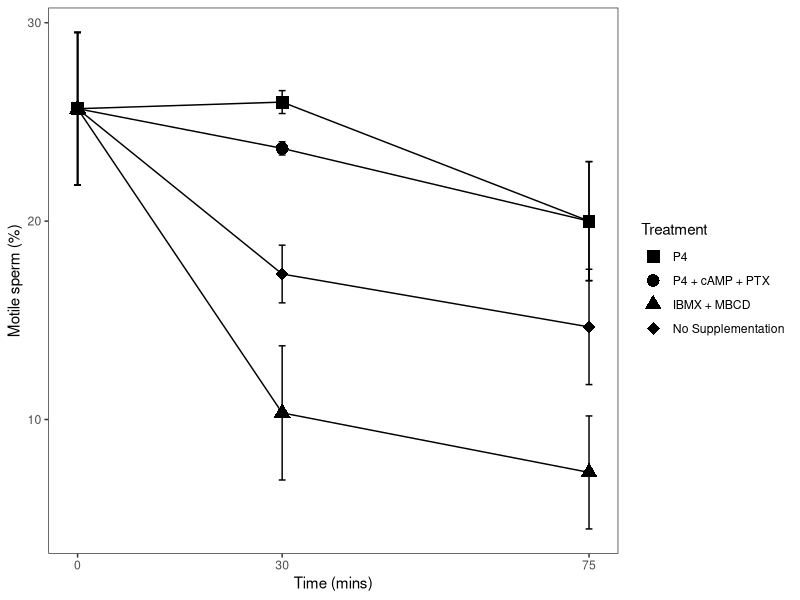
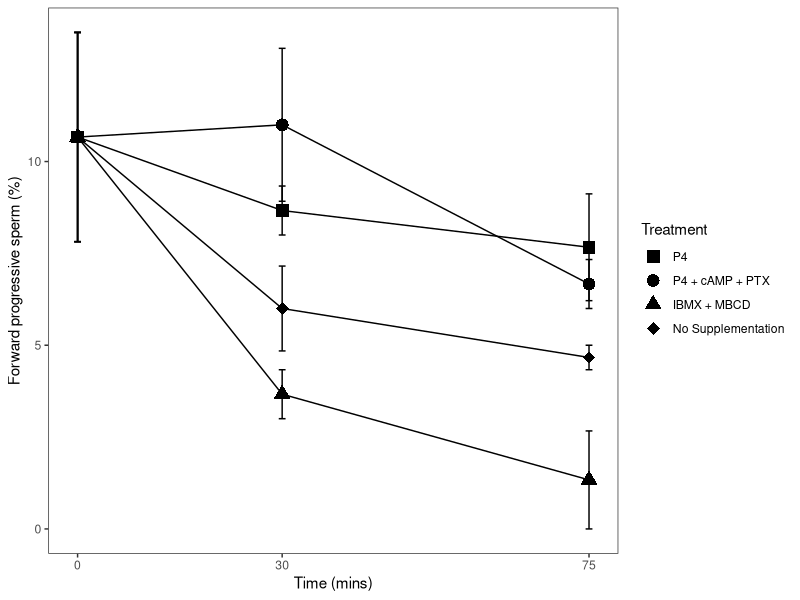
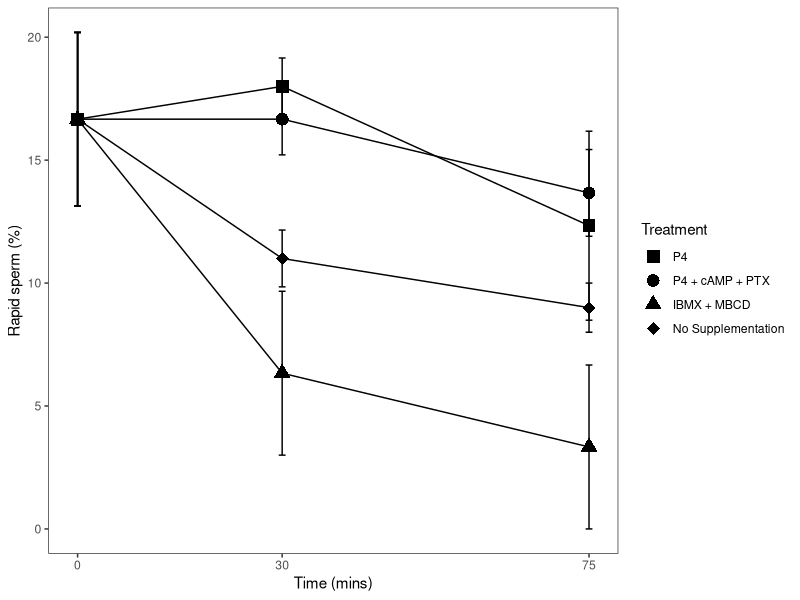
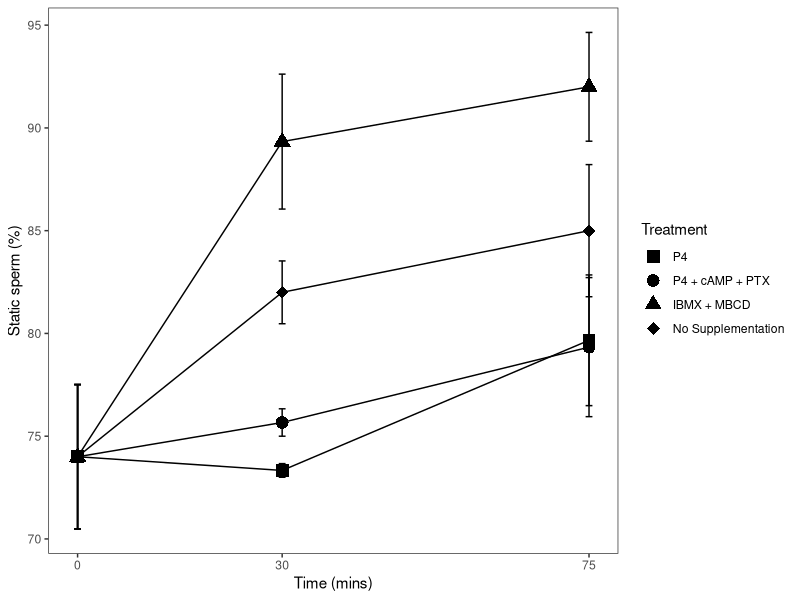
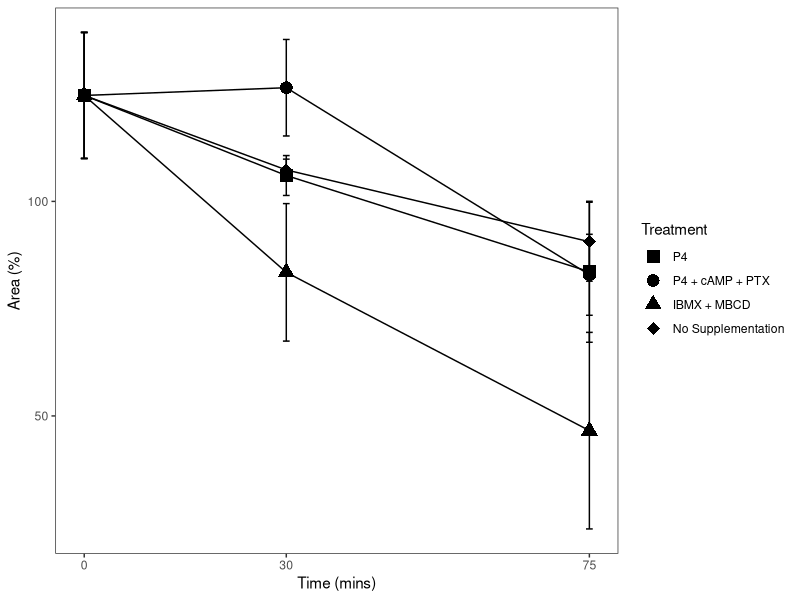
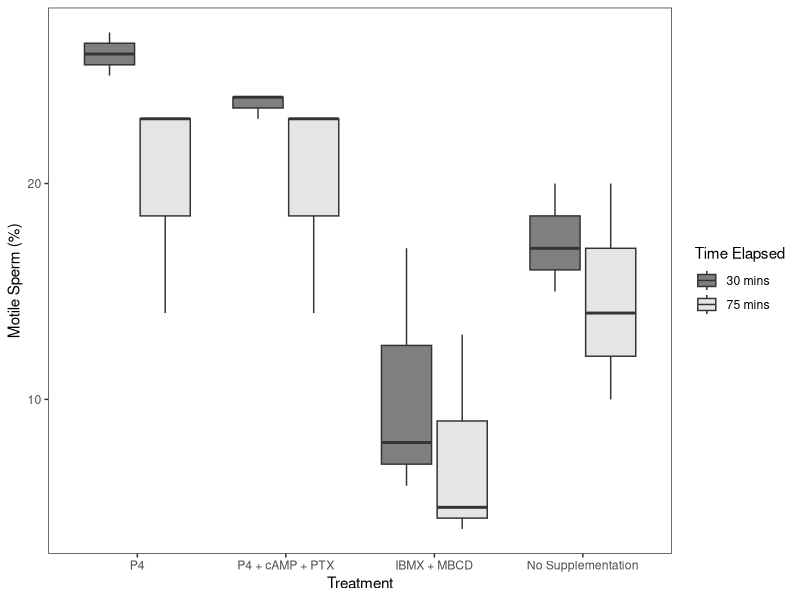
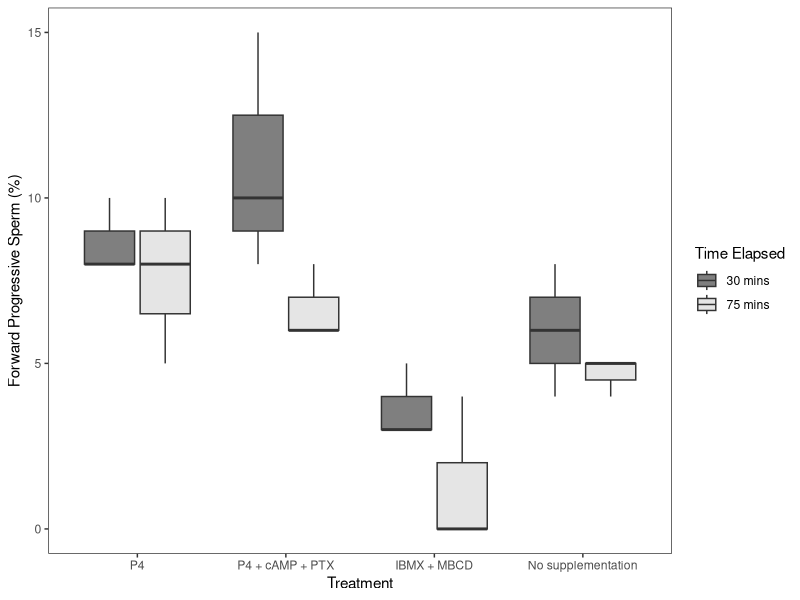
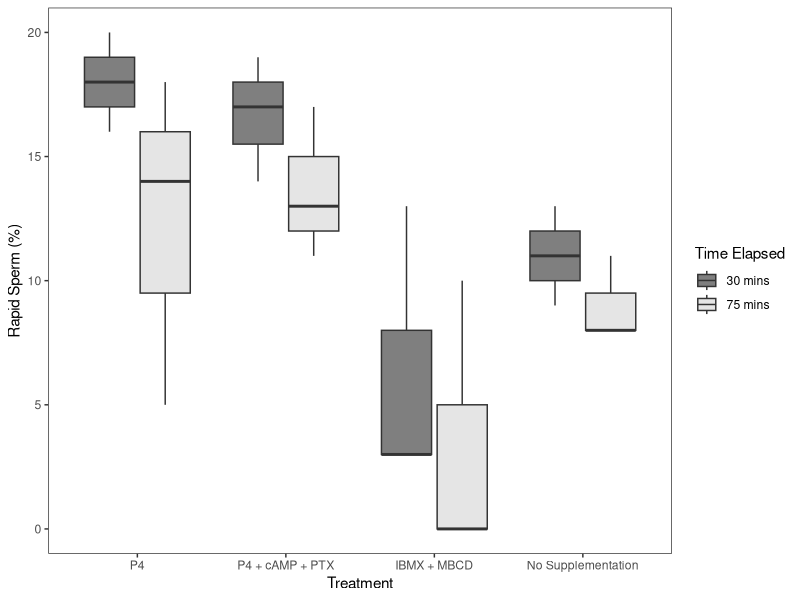

The R script that drew these images, in order:
casa = read.table("CASA.csv", sep = ",", header = T)

install.packages("rstatix")

library(ggplot2)
library(rstatix)
library(tidyverse)

casa$DUNNART = as.factor(casa$DUNNART)
casa = casa[-c(28:39),]
casa.trim = subset(casa, TIME != 0)
casa.trim$TIME = as.factor(casa.trim$TIME)

casa.0alt = rbind(casa, casa[rep(1, 3), ])

casa.0alt$TREATMENT[1] = 1
casa.0alt$TREATMENT[28] = 2
casa.0alt$TREATMENT[29] = 3
casa.0alt$TREATMENT[30] = 4

casa.0alt = rbind(casa.0alt, casa.0alt[rep(10, 3), ])

casa.0alt$TREATMENT[10] = 1
casa.0alt$TREATMENT[31] = 2
casa.0alt$TREATMENT[32] = 3
casa.0alt$TREATMENT[33] = 4

casa.0alt = rbind(casa.0alt, casa.0alt[rep(19, 3), ])

casa.0alt$TREATMENT[19] = 1
casa.0alt$TREATMENT[34] = 2
casa.0alt$TREATMENT[35] = 3
casa.0alt$TREATMENT[36] = 4

# Two-way Repeated Measures ANOVA 
# Treatment and Time are both repeated elements of the ID Dunnart

######################### Motility #########################
mot.aov <- anova_test(
  data = casa.trim, dv = MOTILE, wid = DUNNART,
  within = c(TREATMENT,TIME)
)
get_anova_table(mot.aov)
mot.aov$CASA = "MOTILE"

# Pairwise comparisons for time variable
casa.trim %>%
  group_by(TREATMENT) %>%
  pairwise_t_test(
    MOTILE ~ TIME, paired = TRUE, 
    p.adjust.method = "fdr"
  )
# Pairwise comparisons for time variable
casa.trim %>%
  group_by(TIME) %>%
  pairwise_t_test(
    MOTILE ~ TREATMENT, paired = TRUE, 
    p.adjust.method = "fdr"
  )

# pairwise with t0 comp:

###
### Using 0alt data
###


mot0.aov <- anova_test(
  data = casa.0alt, dv = MOTILE, wid = DUNNART,
  within = c(TREATMENT, TIME)
)
get_anova_table(mot0.aov)

# Pairwise comparisons for time variable
mot.time.pv = casa.0alt %>%
  group_by(TREATMENT) %>%
  pairwise_t_test(
    MOTILE ~ TIME, paired = TRUE, 
    p.adjust.method = "fdr"
  )

write.csv(na.omit(mot.time.pv), file = "Motile-Time")

# Pairwise comparisons for time variable
mot.treatment.pv = casa.0alt %>%
  group_by(TIME) %>%
  pairwise_t_test(
    MOTILE ~ TREATMENT, paired = TRUE, 
    p.adjust.method = "fdr"
  )

######################### Progressive motility #########################
prog.aov = anova_test(
  data = casa.trim, dv = PROGRESSIVE, wid = DUNNART,
  within = c(TREATMENT,TIME)
)
get_anova_table(prog.aov)
prog.aov$CASA = "PROGRESSIVE"


###
### Using 0alt data
###

# Progressive motility
casa0.aov <- anova_test(
  data = casa.0alt, dv = PROGRESSIVE, wid = DUNNART,
  within = c(TREATMENT, TIME)
)
get_anova_table(casa0.aov)

# Pairwise comparisons for time variable
prog.time.pv = casa.0alt %>%
  group_by(TREATMENT) %>%
  pairwise_t_test(
    PROGRESSIVE ~ TIME, paired = TRUE, 
    p.adjust.method = "fdr"
  )
prog.time.pv

# Pairwise comparisons for time variable
prog.treatment.pv = casa.0alt %>%
  group_by(TIME) %>%
  pairwise_t_test(
    PROGRESSIVE ~ TREATMENT, paired = TRUE, 
    p.adjust.method = "fdr"
  )

######################### Rapid motility #########################
rapid.aov = anova_test(data = casa.trim, dv = RAPID, wid = DUNNART, within = c(TREATMENT,TIME))
get_anova_table(rapid.aov)
rapid.aov$CASA = "RAPID"

# Pairwise comparisons for time variable
casa.0alt$RAPIDr = casa.0alt$RAPID

for (i in 1:nrow(casa.0alt)){
  casa.0alt$RAPIDr[i] = casa.0alt$RAPID[i] + (runif(1)/1000) - (runif(1)/1000)
}

rapid.time.pv = casa.0alt %>%
  group_by(TREATMENT) %>%
  pairwise_t_test(
    RAPIDr ~ TIME, paired = TRUE, 
    p.adjust.method = "fdr"
  )
rapid.time.pv

# Pairwise comparisons for time variable
rapid.treatment.pv = casa.0alt %>%
  group_by(TIME) %>%
  pairwise_t_test(
    RAPID ~ TREATMENT, paired = TRUE, 
    p.adjust.method = "fdr"
  )
rapid.treatment.pv

######################### Static motility #########################
static.aov = anova_test(data = casa.trim, dv = STATIC, wid = DUNNART, within = c(TREATMENT,TIME))
get_anova_table(static.aov)
static.aov$CASA = "STATIC"

# Pairwise comparisons for time variable
static.time.pv = casa.0alt %>%
  group_by(TREATMENT) %>%
  pairwise_t_test(
    STATIC ~ TIME, paired = TRUE, 
    p.adjust.method = "fdr"
  )
static.time.pv
# Pairwise comparisons for time variable
static.treatment.pv = casa.0alt %>%
  group_by(TIME) %>%
  pairwise_t_test(
    STATIC ~ TREATMENT, paired = TRUE, 
    p.adjust.method = "fdr"
  )
static.treatment.pv

######################### Area #########################
area.aov = anova_test(data = casa.trim, dv = AREA, wid = DUNNART, within = c(TREATMENT,TIME))
get_anova_table(area.aov)
area.aov$CASA = "AREA"

# Pairwise comparisons for time variable
area.time.pv = casa.0alt %>%
  group_by(TREATMENT) %>%
  pairwise_t_test(
    AREA ~ TIME, paired = TRUE, 
    p.adjust.method = "fdr"
  )
area.time.pv
# Pairwise comparisons for time variable
area.treatment.pv = casa.0alt %>%
  group_by(TIME) %>%
  pairwise_t_test(
    AREA ~ TREATMENT, paired = TRUE, 
    p.adjust.method = "fdr"
  )
area.treatment.pv


####
# Summary statistics # And plots #
####
############## Generating summary stats for PROGRESSIVE:
prog.sum = casa %>%
  group_by(TREATMENT, TIME) %>%
  summarise(avg = mean(PROGRESSIVE), 
            s.dev = sd(PROGRESSIVE), 
            s.error = sd(PROGRESSIVE)/sqrt(3)) %>%
  arrange(TIME)

prog.sum$Time = round((prog.sum$TIME^1.32)*30, 0)
prog.sum$PARAM = "Progressive"
prog.csv = prog.sum

# Need to duplicate T0 for each rep:
prog.sum = rbind(prog.sum, prog.sum[rep(1, 3), ])
prog.sum$TREATMENT[1] = 1
prog.sum$TREATMENT[10] = 2
prog.sum$TREATMENT[11] = 3
prog.sum$TREATMENT[12] = 4
prog.sum$TREATMENT = as.factor(prog.sum$TREATMENT)

prog.p = prog.sum %>%
  ggplot(aes(x = Time, y = avg)) +
  geom_line(aes(col=TREATMENT)) +   
  geom_point(aes(shape=TREATMENT), size = 4) +
  geom_errorbar(aes(ymin = avg-s.error, ymax = avg+s.error, col=TREATMENT), width = 1) + 
  scale_shape_manual(values=c(15, 16, 17, 18), name = 'Treatment', label = c('P4','P4 + cAMP + PTX', 'IBMX + MBCD', 'No Supplementation')) +
  scale_color_manual(values=c("#000000", "#000000", "#000000", "#000000")) + 
  theme_bw() +
  scale_x_continuous(breaks=c(0,30,75)) +
  labs(y="Forward progressive sperm (%)", x="Time (mins)") +
  theme(panel.grid.major = element_blank(), panel.grid.minor = element_blank())

# Boxplot:
prog.b = ggplot(casa.trim, aes(x=TREATMENT, y=PROGRESSIVE, fill=TIME)) + 
  geom_boxplot() +
  labs(x='Treatment', y='Forward Progressive Sperm (%)') +
  scale_x_discrete(label = c('P4','P4 + cAMP + PTX', 'IBMX + MBCD', 'No supplementation')) +
  scale_fill_manual(values = c('grey50', 'grey90'), name = 'Time Elapsed', label = c('30 mins', '75 mins')) +
  theme_bw() +
  theme(panel.grid.major = element_blank(), panel.grid.minor = element_blank())

############## Generating summary stats for MOTILE plot:
mot.sum = casa %>%
  group_by(TREATMENT, TIME) %>%
  summarise(avg = mean(MOTILE), 
            s.dev = sd(MOTILE), 
            s.error = sd(MOTILE)/sqrt(3)) %>%
  arrange(TIME)

mot.sum$Time = round((mot.sum$TIME^1.32)*30, 0)
mot.sum$PARAM = "Motile"
mot.csv = mot.sum

# Need to duplicate T0 for each rep:
mot.sum = rbind(mot.sum, mot.sum[rep(1, 3), ])
mot.sum$TREATMENT[1] = 1
mot.sum$TREATMENT[10] = 2
mot.sum$TREATMENT[11] = 3
mot.sum$TREATMENT[12] = 4
mot.sum$TREATMENT = as.factor(mot.sum$TREATMENT)

mot.p = mot.sum %>%
  ggplot(aes(x = Time, y = avg)) +
  geom_line(aes(col=TREATMENT)) +   
  geom_point(aes(shape=TREATMENT), size = 4) +
  geom_errorbar(aes(ymin = avg-s.error, ymax = avg+s.error, col=TREATMENT), width = 1) + 
  scale_shape_manual(values=c(15, 16, 17, 18), name = 'Treatment', label = c('P4','P4 + cAMP + PTX', 'IBMX + MBCD', 'No Supplementation')) +
  scale_color_manual(values=c("#000000", "#000000", "#000000", "#000000")) + 
  theme_bw() +
  scale_x_continuous(breaks=c(0,30,75)) +
  labs(y="Motile sperm (%)", x="Time (mins)") +
  theme(panel.grid.major = element_blank(), panel.grid.minor = element_blank())

# Boxplot:
mot.b = ggplot(casa.trim, aes(x=TREATMENT, y=MOTILE, fill=TIME)) + 
  geom_boxplot() +
  labs(x='Treatment', y='Motile Sperm (%)') +
  scale_x_discrete(label = c('P4','P4 + cAMP + PTX', 'IBMX + MBCD', 'No Supplementation')) +
  scale_fill_manual(values = c('grey50', 'grey90'), name = 'Time Elapsed', label = c('30 mins', '75 mins')) +
  theme_bw() +
  theme(panel.grid.major = element_blank(), panel.grid.minor = element_blank())

############## Generating summary stats for RAPID plot:
rapid.sum = casa %>%
  group_by(TREATMENT, TIME) %>%
  summarise(avg = mean(RAPID), 
            s.dev = sd(RAPID), 
            s.error = sd(RAPID)/sqrt(3)) %>%
  arrange(TIME)

rapid.sum$Time = round((rapid.sum$TIME^1.32)*30, 0)
rapid.sum$PARAM = "Rapid"
rapid.csv = rapid.sum

# Need to duplicate T0 for each rep:
rapid.sum = rbind(rapid.sum, rapid.sum[rep(1, 3), ])
rapid.sum$TREATMENT[1] = 1
rapid.sum$TREATMENT[10] = 2
rapid.sum$TREATMENT[11] = 3
rapid.sum$TREATMENT[12] = 4
rapid.sum$TREATMENT = as.factor(rapid.sum$TREATMENT)

# Stacked line graph
rapid.p = rapid.sum %>%
  ggplot(aes(x = Time, y = avg)) +
  geom_line(aes(col=TREATMENT)) +   
  geom_point(aes(shape=TREATMENT), size = 4) +
  geom_errorbar(aes(ymin = avg-s.error, ymax = avg+s.error, col=TREATMENT), width = 1) + 
  scale_shape_manual(values=c(15, 16, 17, 18), name = 'Treatment', label = c('P4','P4 + cAMP + PTX', 'IBMX + MBCD', 'No Supplementation')) +
  scale_color_manual(values=c("#000000", "#000000", "#000000", "#000000")) + 
  theme_bw() +
  scale_x_continuous(breaks=c(0,30,75)) +
  labs(y="Rapid sperm (%)", x="Time (mins)") +
  theme(panel.grid.major = element_blank(), panel.grid.minor = element_blank())

# Boxplot
rapid.b = ggplot(casa.trim, aes(x=TREATMENT, y=RAPID, fill=TIME)) + 
  geom_boxplot() +
  labs(x='Treatment', y='Rapid Sperm (%)') +
  scale_x_discrete(label = c('P4','P4 + cAMP + PTX', 'IBMX + MBCD', 'No Supplementation')) +
  scale_fill_manual(values = c('grey50', 'grey90'), name = 'Time Elapsed', label = c('30 mins', '75 mins')) +
  theme_bw() +
  theme(panel.grid.major = element_blank(), panel.grid.minor = element_blank())

############## Generating summary stats for STATIC plot:
static.sum = casa %>%
  group_by(TREATMENT, TIME) %>%
  summarise(avg = mean(STATIC), 
            s.dev = sd(STATIC), 
            s.error = sd(STATIC)/sqrt(3)) %>%
  arrange(TIME)

static.sum$Time = round((static.sum$TIME^1.32)*30, 0)
static.sum$PARAM = "Static"
static.csv = static.sum

# Need to duplicate T0 for each rep:
static.sum = rbind(static.sum, static.sum[rep(1, 3), ])
static.sum$TREATMENT[1] = 1
static.sum$TREATMENT[10] = 2
static.sum$TREATMENT[11] = 3
static.sum$TREATMENT[12] = 4
static.sum$TREATMENT = as.factor(static.sum$TREATMENT)

# Stacked line graph
static.p = static.sum %>%
  ggplot(aes(x = Time, y = avg)) +
  geom_line(aes(col=TREATMENT)) +   
  geom_point(aes(shape=TREATMENT), size = 4) +
  geom_errorbar(aes(ymin = avg-s.error, ymax = avg+s.error, col=TREATMENT), width = 1) + 
  scale_shape_manual(values=c(15, 16, 17, 18), name = 'Treatment', label = c('P4','P4 + cAMP + PTX', 'IBMX + MBCD', 'No Supplementation')) +
  scale_color_manual(values=c("#000000", "#000000", "#000000", "#000000")) + 
  theme_bw() +
  scale_x_continuous(breaks=c(0,30,75)) +
  labs(y="Static sperm (%)", x="Time (mins)") +
  theme(panel.grid.major = element_blank(), panel.grid.minor = element_blank())

# Boxplot
static.b = ggplot(casa.trim, aes(x=TREATMENT, y=STATIC, fill=TIME)) + 
  geom_boxplot() +
  labs(x='Treatment', y='Static Sperm (%)') +
  scale_x_discrete(label = c('P4','P4 + cAMP + PTX', 'IBMX + MBCD', 'No Supplementation')) +
  scale_fill_manual(values = c('grey50', 'grey90'), name = 'Time Elapsed', label = c('30 mins', '75 mins')) +
  theme_bw() +
  theme(panel.grid.major = element_blank(), panel.grid.minor = element_blank())

############## Generating summary stats for AREA plot:
area.sum = casa %>%
  group_by(TREATMENT, TIME) %>%
  summarise(avg = mean(AREA), 
            s.dev = sd(AREA), 
            s.error = sd(AREA)/sqrt(3)) %>%
  arrange(TIME)

area.sum$Time = round((area.sum$TIME^1.32)*30, 0)
area.sum$PARAM = "Area"
area.csv = area.sum

# Need to duplicate T0 for each rep:
area.sum = rbind(area.sum, area.sum[rep(1, 3), ])
area.sum$TREATMENT[1] = 1
area.sum$TREATMENT[10] = 2
area.sum$TREATMENT[11] = 3
area.sum$TREATMENT[12] = 4
area.sum$TREATMENT = as.factor(area.sum$TREATMENT)

# Stacked line graph
area.p = area.sum %>%
  ggplot(aes(x = Time, y = avg)) +
  geom_line(aes(col=TREATMENT)) +   
  geom_point(aes(shape=TREATMENT), size = 4) +
  geom_errorbar(aes(ymin = avg-s.error, ymax = avg+s.error, col=TREATMENT), width = 1) + 
  scale_shape_manual(values=c(15, 16, 17, 18), name = 'Treatment', label = c('P4','P4 + cAMP + PTX', 'IBMX + MBCD', 'No Supplementation')) +
  scale_color_manual(values=c("#000000", "#000000", "#000000", "#000000")) + 
  theme_bw() +
  scale_x_continuous(breaks=c(0,30,75)) +
  labs(y="Area (%)", x="Time (mins)") +
  theme(panel.grid.major = element_blank(), panel.grid.minor = element_blank())

# Boxplot
area.b = ggplot(casa.trim, aes(x=TREATMENT, y=AREA, fill=TIME)) + 
  geom_boxplot() +
  labs(x='Treatment', y='Area (%)') +
  scale_x_discrete(label = c('P4','P4 + cAMP + PTX', 'IBMX + MBCD', 'No Supplementation')) +
  scale_fill_manual(values = c('grey50', 'grey90'), name = 'Time Elapsed', label = c('30 mins', '75 mins')) +
  theme_bw() +
  theme(panel.grid.major = element_blank(), panel.grid.minor = element_blank())

########################################



########################################
# Writing plots
# Line plots
tiff(file = "MOTILE_line.tiff", width=8, height=6, units="in", res=100, compression="lzw")
mot.p + guides(colour = "none")
dev.off()

tiff(file = "PROGRESSIVE_line.tiff", width=8, height=6, units="in", res=100, compression="lzw")
prog.p + guides(colour = "none")
dev.off()

tiff(file = "RAPID_line.tiff", width=8, height=6, units="in", res=100, compression="lzw")
rapid.p + guides(colour = "none")
dev.off()

tiff(file = "STATIC_line.tiff", width=8, height=6, units="in", res=100, compression="lzw")
static.p + guides(colour = "none")
dev.off()

tiff(file = "AREA_line.tiff", width=8, height=6, units="in", res=100, compression="lzw")
area.p + guides(colour = "none")
dev.off()

# Boxplots
tiff(file = "MOTILE_boxplot.tiff", width=8, height=6, units="in", res=100, compression="lzw")
mot.b
dev.off()

tiff(file = "PROGRESSIVE_boxplot.tiff", width=8, height=6, units="in", res=100, compression="lzw")
prog.b
dev.off()

tiff(file = "RAPID_boxplot.tiff", width=8, height=6, units="in", res=100, compression="lzw")
rapid.b
dev.off()

tiff(file = "STATIC_boxplot.tiff", width=8, height=6, units="in", res=100, compression="lzw")
static.b
dev.off()

tiff(file = "AREA_boxplot.tiff", width=8, height=6, units="in", res=100, compression="lzw")
area.b
dev.off()



# Writing files
all.times = rbind(mot.time.pv, prog.time.pv, static.time.pv, # rapid.time.pv, 
                  area.time.pv)

all.treatments = na.omit(rbind(mot.treatment.pv, prog.treatment.pv, rapid.treatment.pv, static.treatment.pv, area.treatment.pv))

all.means = na.omit(rbind(prog.csv, mot.csv, rapid.csv, static.csv, area.csv))
mycols = c("PARAM", "TREATMENT", "Time", "avg", "s.error")
all.means = all.means[,(names(all.means) %in% mycols)]
all.means$avg = round(all.means$avg, 2)
all.means$s.error = round(all.means$s.error, 2)
dfcolnames = c("Treatment", "Mean", "Standard Error", "Time", "CASA Parameter")
colnames(all.means) = dfcolnames

all.anovas = na.omit(rbind(prog.aov, mot.aov, rapid.aov, static.aov, area.aov))

write.csv(all.times, file = 'all-times.csv', row.names = FALSE) # rapid is missing
write.csv(all.treatments, file = 'all-treatmets.csv', row.names = FALSE)
write.csv(all.means, file = "all-means.csv", row.names = FALSE)
write.csv(all.anovas, file = "all-anovas.csv", row.names = FALSE)
